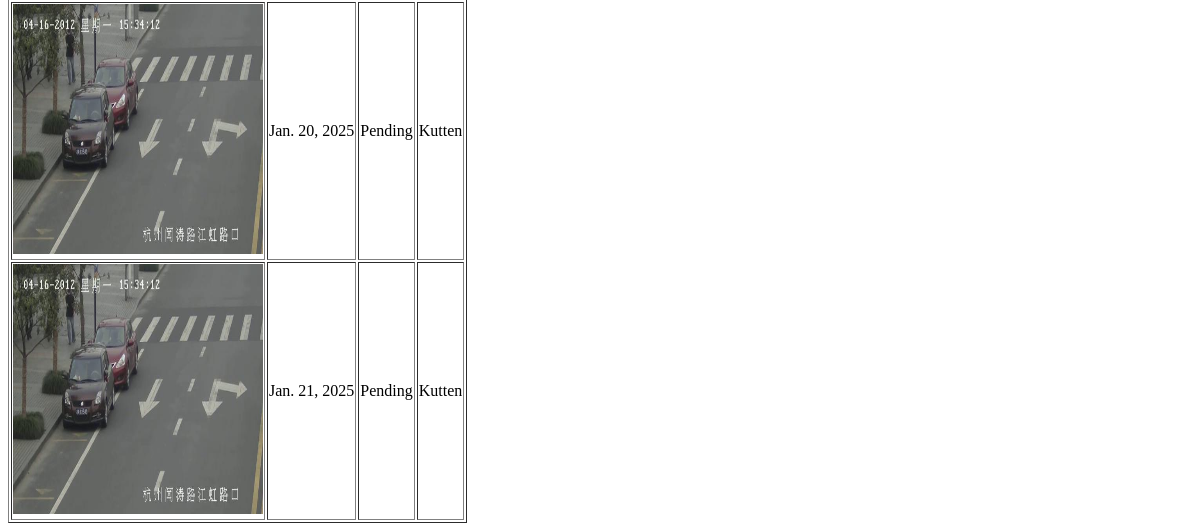
The page /Hospital/viewrequest/ (lower part) on the database as committed earlier.
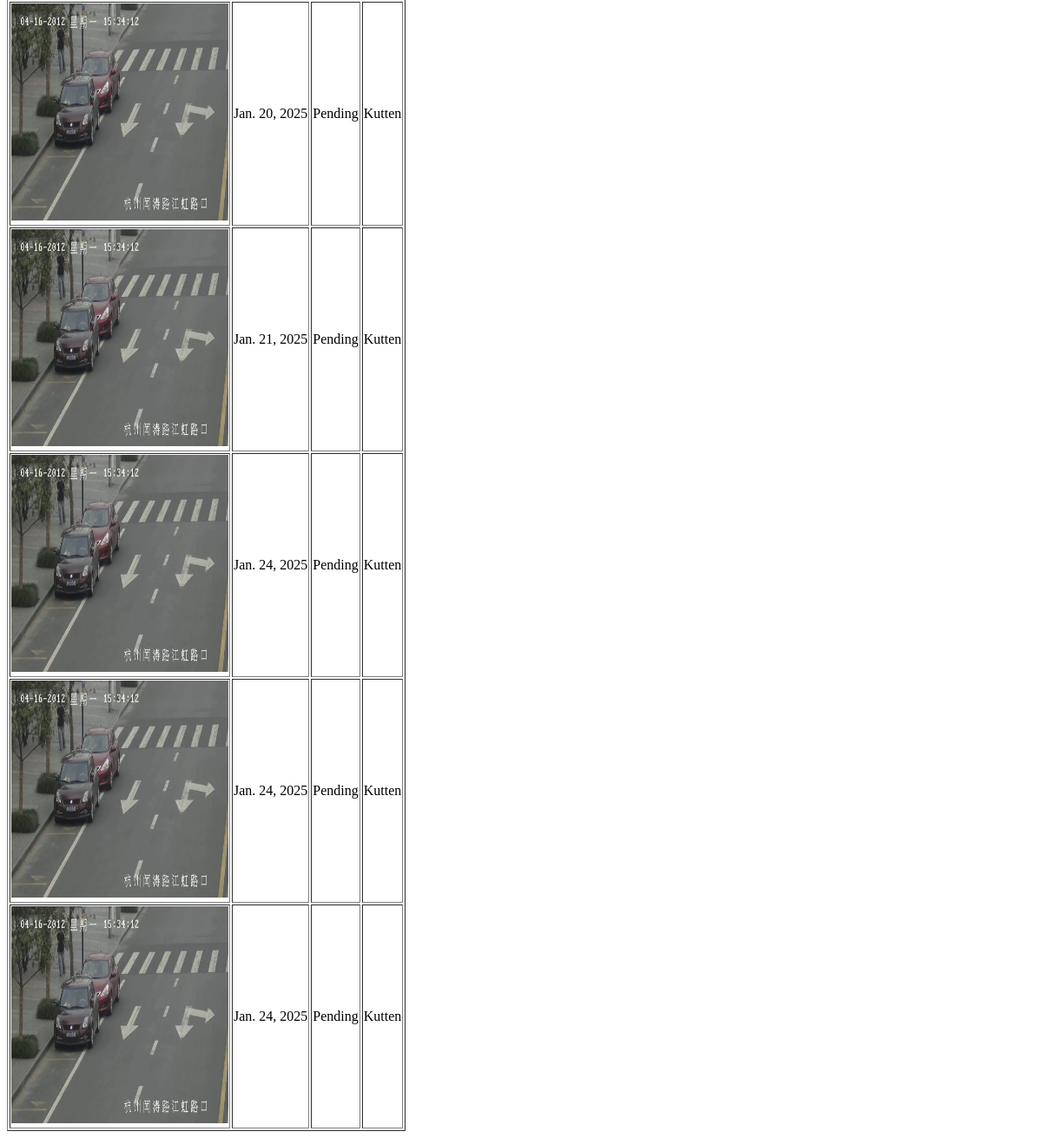
The same page on the database as committed later.
### User/models.py (models this page shows)
class tbl_request(models.Model):
    request_file=models.FileField(upload_to='Assets/Files/User/Photo/')
    request_date=models.DateField(auto_now_add=True)
    request_status=models.IntegerField(default=0)
    user_id=models.ForeignKey(tbl_user,on_delete=models.CASCADE)

### Guest/models.py (models this page shows)
class tbl_user(models.Model):
    user_name=models.CharField(max_length=30)
    user_email=models.CharField(max_length=30)
    user_contact=models.CharField(max_length=30)
    user_address=models.CharField(max_length=50)
    user_photo=models.FileField(upload_to='Assets/Files/User/Photo/')
    user_password=models.CharField(max_length=30)
    place=models.ForeignKey(tbl_place,on_delete=models.CASCADE)

### Hospital/views.py (the view)
# urls.py: path('viewrequest/',views.viewrequest,name="viewrequest"),
def viewrequest(request):
    req=tbl_request.objects.all()
    return render(request, 'Hospital/ViewRequest.html',{'dis':req})

### Hospital/Templates/Hospital/ViewRequest.html (shortened to what this page needs)
<!DOCTYPE html>
<html lang="en">
<head>
</head>
<body>
    <form>
        <table border="1">
            {% for i in dis %}
            <tr>
                <td>
                    <img src="{{ i.request_file.url }}" alt="" width="250" height="250">
                </td>
                <td>{{i.request_date}}</td>
                {% if i.request_status == 0 %}
                <td>Pending</td>
                {% endif %}
                <td>{{i.user_id.user_name}}</td>
            </tr>
            {% endfor %}
        </table>
    </form>
</body>
</html>

Rows that differ between the two databases and show on the page:
added tbl_request: request_file (picture), request_date "Jan. 24, 2025", request_status "Pending", user_id.user_name "Kutten"
added tbl_request: request_file (picture), request_date "Jan. 24, 2025", request_status "Pending", user_id.user_name "Kutten"
added tbl_request: request_file (picture), request_date "Jan. 24, 2025", request_status "Pending", user_id.user_name "Kutten"
